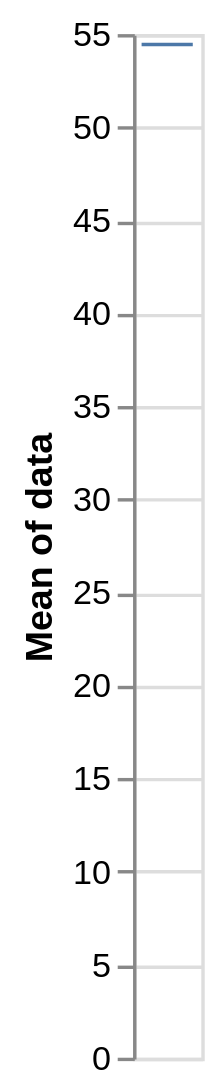

Specify this chart in Vega-Lite:
### Vega specification from a JSON file in a GitHub repository (floating-point values rounded to 4 significant figures)
{"$schema": "https://vega.github.io/schema/vega/v5.json", "background": "white", "padding": 5, "width": 20, "height": 300, "style": "cell", "data": [{"name": "source_0", "values": [28, 55, 28, 91, 81, 55, 19, 81, 52]}, {"name": "data_0", "source": "source_0", "transform": [{"type": "aggregate", "groupby": [], "ops": ["mean"], "fields": ["data"], "as": ["mean_data"]}, {"type": "filter", "expr": "isValid(datum[\"mean_data\"]) && isFinite(+datum[\"mean_data\"])"}]}], "marks": [{"name": "marks", "type": "rect", "style": ["tick"], "from": {"data": "data_0"}, "encode": {"update": {"fill": {"value": "#4c78a8"}, "tooltip": {"signal": "format(datum[\"mean_data\"], \"\")"}, "ariaRoleDescription": {"value": "tick"}, "description": {"signal": "\"Mean of data: \" + (format(datum[\"mean_data\"], \"\"))"}, "xc": {"signal": "width", "mult": 0.5}, "width": {"signal": "0.75 * width"}, "yc": {"scale": "y", "field": "mean_data"}, "height": {"value": 1}}}}], "scales": [{"name": "y", "type": "linear", "domain": {"data": "data_0", "field": "mean_data"}, "range": [{"signal": "height"}, 0], "nice": true, "zero": true}], "axes": [{"scale": "y", "orient": "left", "grid": true, "tickCount": {"signal": "ceil(height/40)"}, "domain": false, "labels": false, "aria": false, "maxExtent": 0, "minExtent": 0, "ticks": false, "zindex": 0}, {"scale": "y", "orient": "left", "grid": false, "title": "Mean of data", "labelOverlap": true, "tickCount": {"signal": "ceil(height/40)"}, "zindex": 0}]}
